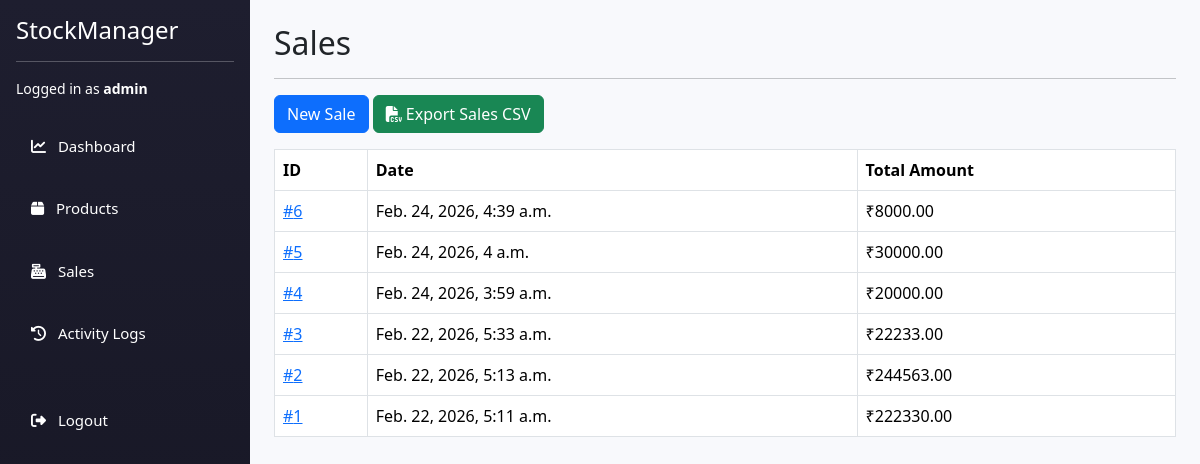
The app's page /sales/ (signed in) with its own data.
### app/models.py (models this page shows, shortened)
class Sale(models.Model):
    created_at = models.DateTimeField(auto_now_add=True)
    total_amount = models.DecimalField(max_digits=10, decimal_places=2, default=0)

### app/views.py (the view)
# urls.py: path('sales/', views.sale_list, name='sale_list'),
@login_required
def sale_list(request):
    sales = Sale.objects.all().order_by('-created_at')
    return render(request, 'sales/sale_list.html', {'sales': sales})

### app/templates/sales/sale_list.html
{% extends 'base.html' %}
{% block content %}
<h2>Sales</h2>
<hr>
<a href="{% url 'create_sale' %}" class="btn btn-primary mb-3">New Sale</a>
{% if user.is_superuser %}
<a href="{% url 'export_sales' %}" class="btn btn-success mb-3">
    <i class="fas fa-file-csv"></i> Export Sales CSV
</a>
{% endif %}
<table class="table table-bordered">
    <thead>
        <tr>
            <th>ID</th>
            <th>Date</th>
            <th>Total Amount</th>
        </tr>
    </thead>
    <tbody>
        {% for sale in sales %}
        <tr>
            <td>
                <a href="{% url 'sale_detail' sale.id %}">
                    #{{ sale.id }}
                 </a>
            </td>
            <td>{{ sale.created_at }}</td>
            <td>₹{{ sale.total_amount }}</td>
        </tr>
        {% endfor %}
    </tbody>
</table>
{% endblock %}

### app/templates/base.html (shortened to what this page needs)
{% load static %}
<!DOCTYPE html>
<html lang="en">
<head>
    <link href="https://cdn.jsdelivr.net/npm/bootstrap@5.3.3/dist/css/bootstrap.min.css" rel="stylesheet">
    <link rel="stylesheet" href="https://cdnjs.cloudflare.com/ajax/libs/font-awesome/6.5.0/css/all.min.css">
    <link rel="stylesheet" href="{% static 'css/style.css' %}">
</head>
<body>
<div class="d-flex">
    {% if user.is_authenticated %}
    <div class="sidebar p-3 text-white">
        <h4 class="text-white">StockManager</h4>
        <hr class="bg-light">
        <p class="small">
            Logged in as <strong>{{ user.username }}</strong>
        </p>
        <ul class="nav flex-column">
            <li class="nav-item">
                <a href="{% url 'dashboard' %}" class="nav-link text-white">
                    <i class="fas fa-chart-line me-2"></i> Dashboard
                </a>
            </li>
            {% if user.is_superuser %}
            <li class="nav-item">
                <a href="{% url 'product_list' %}" class="nav-link text-white">
                    <i class="fas fa-box me-2"></i> Products
                </a>
            </li>
            {% endif %}
            {% if user.is_staff %}
            <li class="nav-item">
                <a href="{% url 'sale_list' %}" class="nav-link text-white">
                    <i class="fas fa-cash-register me-2"></i> Sales
                </a>
            </li>
            {% endif %}
            {% if user.is_superuser %}
            <li class="nav-item">
                <a href="{% url 'activity_logs' %}" class="nav-link text-white">
                    <i class="fas fa-history me-2"></i> Activity Logs
                </a>
            </li>
            {% endif %}
            <li class="nav-item mt-4">
                <form action="{% url 'logout' %}" method="post">
                    <button type="submit"
                            class="nav-link text-white logout-btn w-100">
                        <i class="fas fa-sign-out-alt me-2"></i> Logout
                    </button>
                </form>
            </li>
        </ul>
    </div>
    {% endif %}
    <div class="content flex-grow-1 p-4">
        {% block content %}
        {% endblock %}
    </div>
</div>
</body>
</html>

### app/static/css/style.css (style rules this page uses)
body { background-color: #f4f6f9; }
.sidebar { width: 240px; background: linear-gradient(180deg, #1e1e2f, #151521); min-height: 100vh; }
.sidebar .nav-link { margin: 10px 0; }
.content { background-color: #f4f6f9; }

### app/templates/base.html (style rules this page uses)
body { overflow-x: hidden; }
.sidebar { width: 250px; min-height: 100vh; background: linear-gradient(180deg, #1e1e2f, #151522); }
.sidebar .nav-link { font-size: 15px; padding: 10px 15px; }
.content { background-color: #f8f9fc; min-height: 100vh; }
.logout-btn { border: none; background: none; padding: 0; text-align: left; }

### records on screen
Sale: id "6", created_at "Feb. 24, 2026, 4:39 a.m.", total_amount "8000.00"
Sale: id "5", created_at "Feb. 24, 2026, 4 a.m.", total_amount "30000.00"
Sale: id "4", created_at "Feb. 24, 2026, 3:59 a.m.", total_amount "20000.00"
Sale: id "3", created_at "Feb. 22, 2026, 5:33 a.m.", total_amount "22233.00"
Sale: id "2", created_at "Feb. 22, 2026, 5:13 a.m.", total_amount "244563.00"
Sale: id "1", created_at "Feb. 22, 2026, 5:11 a.m.", total_amount "222330.00"

### other values on screen
{{ user.username }} "admin"
